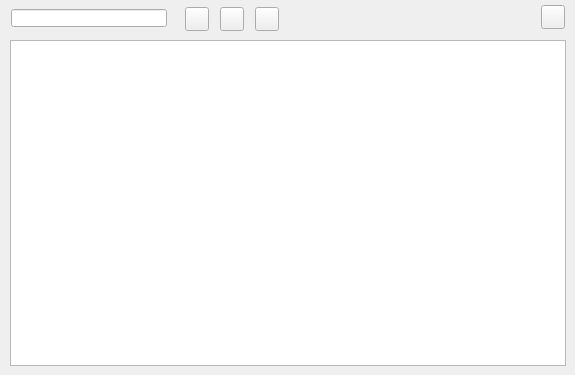
    <widget class="QWidget" name="tab_7">
     <attribute name="title">
      <string>Element</string>
     </attribute>
     <widget class="QTableView" name="tbl_element">
      <property name="geometry">
       <rect>
        <x>10</x>
        <y>40</y>
        <width>556</width>
        <height>326</height>
       </rect>
      </property>
      <property name="sortingEnabled">
       <bool>true</bool>
      </property>
     </widget>
     <widget class="QPushButton" name="btn_insert">
      <property name="geometry">
       <rect>
        <x>185</x>
        <y>7</y>
        <width>24</width>
        <height>24</height>
       </rect>
      </property>
      <property name="toolTip">
       <string>&lt;html&gt;&lt;head/&gt;&lt;body&gt;&lt;p&gt;Link element&lt;/p&gt;&lt;/body&gt;&lt;/html&gt;</string>
      </property>
      <property name="text">
       <string/>
      </property>
      <property name="icon">
       <iconset>
        <normaloff>../icons/111b.png</normaloff>../icons/111b.png</iconset>
      </property>
      <property name="iconSize">
       <size>
        <width>22</width>
        <height>22</height>
       </size>
      </property>
     </widget>
     <widget class="QPushButton" name="btn_delete">
      <property name="geometry">
       <rect>
        <x>220</x>
        <y>7</y>
        <width>24</width>
        <height>24</height>
       </rect>
      </property>
      <property name="toolTip">
       <string>&lt;html&gt;&lt;head/&gt;&lt;body&gt;&lt;p&gt;Unlink element&lt;/p&gt;&lt;/body&gt;&lt;/html&gt;</string>
      </property>
      <property name="text">
       <string/>
      </property>
      <property name="icon">
       <iconset>
        <normaloff>../icons/112b.png</normaloff>../icons/112b.png</iconset>
      </property>
      <property name="iconSize">
       <size>
        <width>22</width>
        <height>22</height>
       </size>
      </property>
     </widget>
     <widget class="QPushButton" name="open_element">
      <property name="geometry">
       <rect>
        <x>541</x>
        <y>5</y>
        <width>24</width>
        <height>24</height>
       </rect>
      </property>
      <property name="toolTip">
       <string>&lt;html&gt;&lt;head/&gt;&lt;body&gt;&lt;p&gt;Element data&lt;/p&gt;&lt;/body&gt;&lt;/html&gt;</string>
      </property>
      <property name="text">
       <string/>
      </property>
      <property name="icon">
       <iconset>
        <normaloff>../icons/134b.png</normaloff>../icons/134b.png</iconset>
      </property>
      <property name="iconSize">
       <size>
        <width>22</width>
        <height>22</height>
       </size>
      </property>
     </widget>
     <widget class="QLineEdit" name="element_id">
      <property name="geometry">
       <rect>
        <x>11</x>
        <y>9</y>
        <width>156</width>
        <height>18</height>
       </rect>
      </property>
     </widget>
     <widget class="QPushButton" name="new_element">
      <property name="geometry">
       <rect>
        <x>255</x>
        <y>7</y>
        <width>24</width>
        <height>24</height>
       </rect>
      </property>
      <property name="toolTip">
       <string>&lt;html&gt;&lt;head/&gt;&lt;body&gt;&lt;p&gt;New element&lt;/p&gt;&lt;/body&gt;&lt;/html&gt;</string>
      </property>
      <property name="text">
       <string/>
      </property>
      <property name="icon">
       <iconset>
        <normaloff>../icons/33b.png</normaloff>../icons/33b.png</iconset>
      </property>
      <property name="iconSize">
       <size>
        <width>22</width>
        <height>22</height>
       </size>
      </property>
     </widget>
    </widget>
